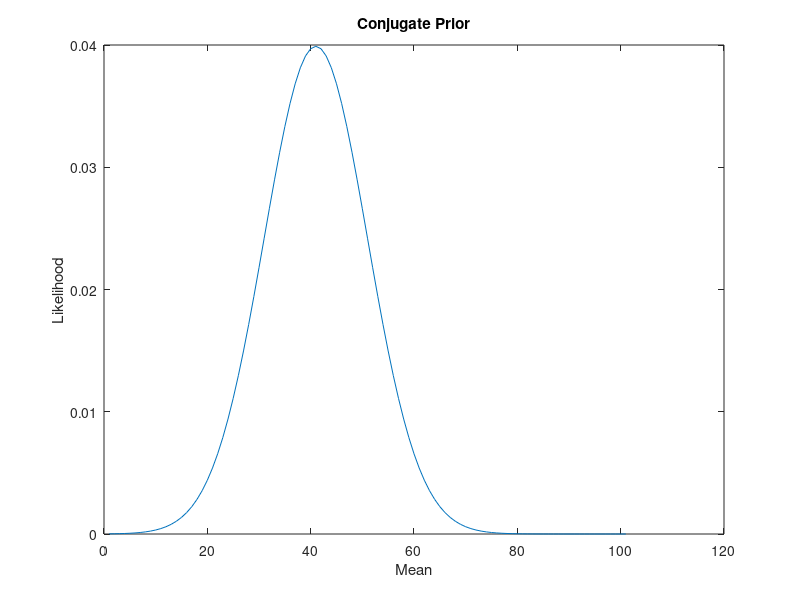
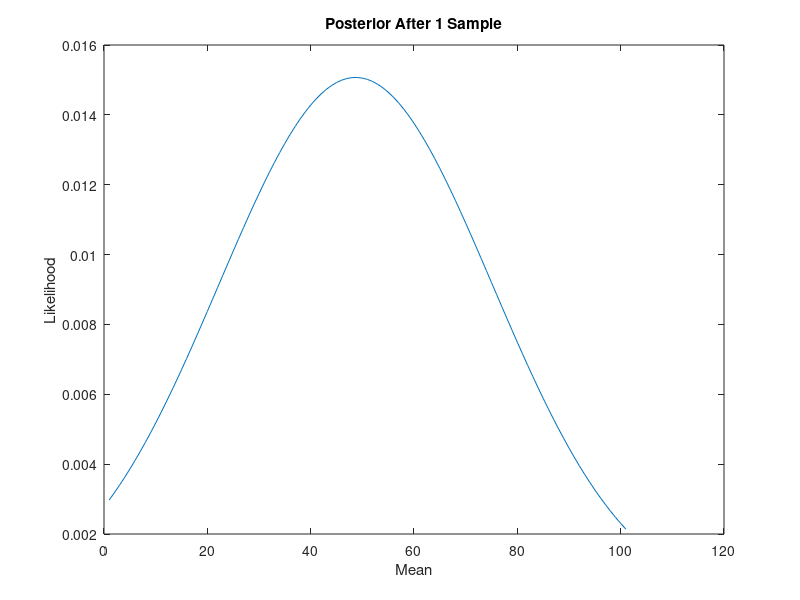
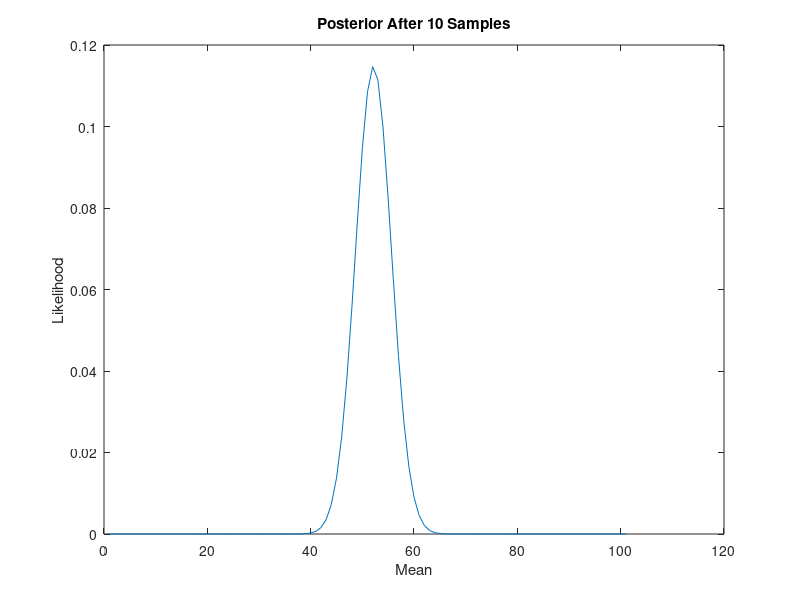
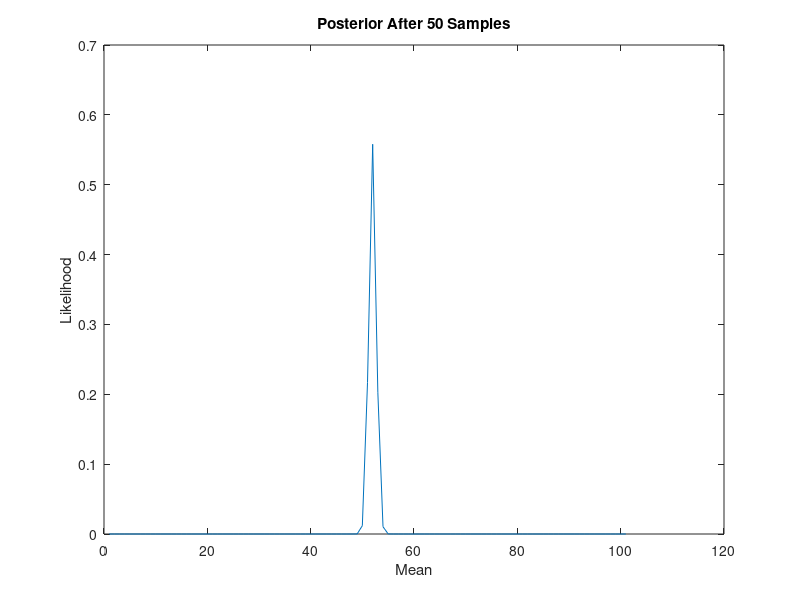

The MATLAB script that drew these images, in order:
%%Part 2 - Gaussian Random Variable
%Set mu and sigma to generate data
n = 1;
m = 100; 
mu = 50;
sigma = 5;

mseML2 = zeros(n,m);
mseCP2 = zeros(n,m);
iterations = 100;

%hyperparameters
%Good Guess
sigmaN = 6;
mu0 = 40;
sigma0 = 10;
%{ 
Bad Guess
sigmaN = 6;
mu0 = 10;
sigma0 = 20;
%}
x=0:1:100;
prior2 = normpdf(x,mu0,sigma0);
figure
plot(prior2)
title('Conjugate Prior');
ylabel('Likelihood');
xlabel('Mean');

for i = 1:iterations
    %generate random variables from normal distribution.
    zg = normrnd(mu,sigma,[n,m]);
    
    avgML2 = ones(n,m);
    avgCP2 = ones(n,m);
    for j = 1:m
        %Maximum Likelihood
        if j ~= 1
            avgML2(j) = (avgML2(j-1)*(j-1)+zg(j))/j;
        else
            avgML2(j) = zg(j);
        end
        %avgML(j2) = mean(z2(1:j2));
        
        %Conjugate Prior
        %N is the number of data points so it should equal j?
        N = j;
        avgCP2(j) = ((mu0*sigmaN)+(N*sigma0*avgML2(j)))/(N*sigma0+sigmaN);        
    end
    seML2 = (mu-avgML2).^2;
    mseML2 = mseML2 + seML2;
    
    seCP2 = (mu-avgCP2).^2;
    mseCP2 = mseCP2 + seCP2;
end

mseML2 = mseML2./iterations;
mseCP2 = mseCP2./iterations;

%For the posteriod use equation 2.142 from the textbook and rearrange
%variables
figure
x = 0:1:100;
N = 1;
posterior1 = normpdf(x,avgCP2(1),((sigmaN*sigma0)^2)/(sigmaN^2+ N*sigma0^2));
plot(posterior1)
title('Posterior After 1 Sample');
ylabel('Likelihood');
xlabel('Mean');

figure
N = 10;
posterior10 = normpdf(x,avgCP2(10),((sigmaN*sigma0)^2)/(sigmaN^2+ N*sigma0^2));
plot(posterior10)
title('Posterior After 10 Samples');
ylabel('Likelihood');
xlabel('Mean');

figure
N = 50;
posterior50 = normpdf(x,avgCP2(50),((sigmaN*sigma0)^2)/(sigmaN^2+ N*sigma0^2));
plot(posterior50)
title('Posterior After 50 Samples');
ylabel('Likelihood');
xlabel('Mean');

figure
N = m;
posteriorM = normpdf(x,avgCP2(m),((sigmaN*sigma0)^2)/(sigmaN^2+ N*sigma0^2));
plot(posteriorM)
title('Final Posterior');
ylabel('Likelihood');
xlabel('Mean');

figure
plot(mseCP2)
title('Gaussian Distribution CP2');
ylabel('Mean Square Error');
xlabel('Number of Measurements');

figure
plot(mseML2)
title('Gaussian Distribution ML2');
ylabel('Mean Square Error');
xlabel('Number of Measurements');






 